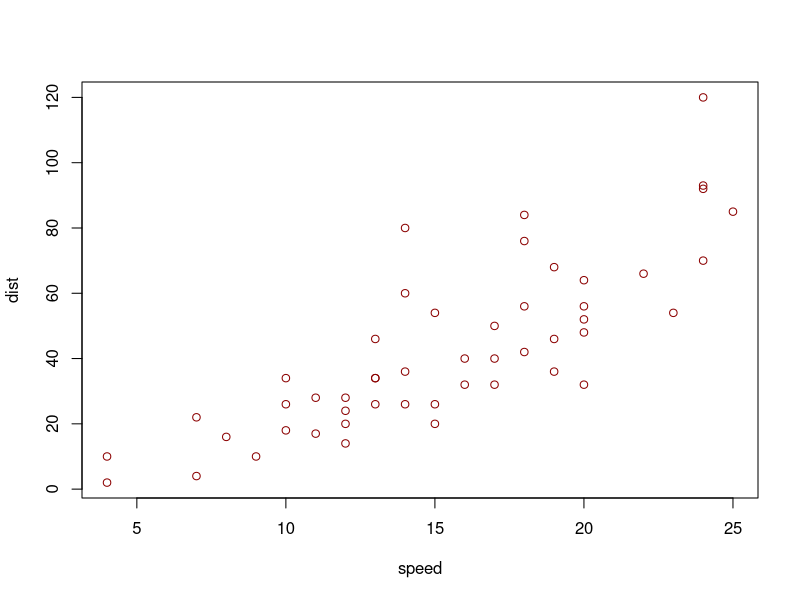
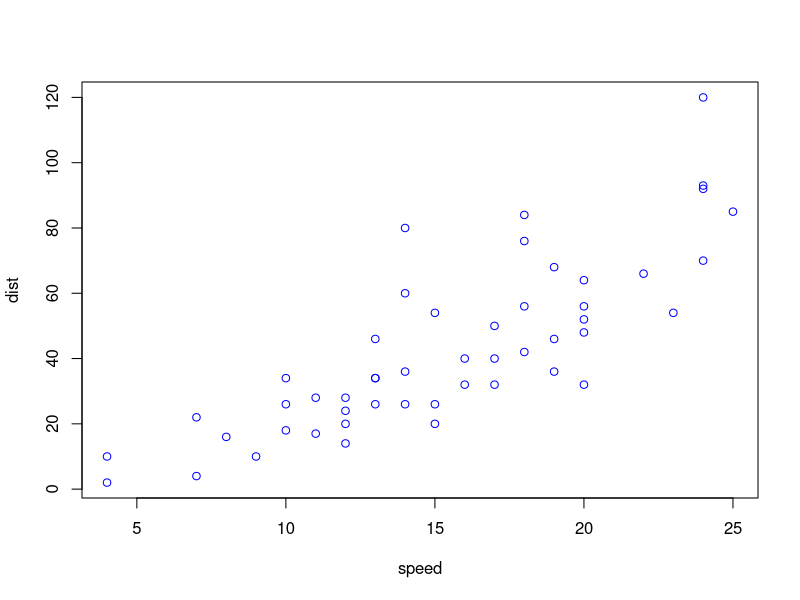

Source code (R) for these figures, in order:
# + oper ####
1+1
1+2
1+3
1+4

# - oper ####
1-1
1-2
1-3
1-4

data() # 내장데이터셋
str(Titanic) # 데이터셋구조

plot(cars, col = 'darkred')
plot(cars, col = 'blue')


3+10
10*(5*10)
i<-10 # i에 대입
print(i)


class(i) # 자료형
getwd() # 현재경로
setwd(getwd()) # C:/ 이렇게 지정하면 워킹 디렉토리
dir()

install.packages()# 사용기능한 패키지명
install.packages("ggplot2")
library("ggplot2")
remove.packages("패키지명")
search()

a<-1
b<-1

ls() # 객체(변수)나열

Sys.Date()
Sys.time()

?print()
help("print")
example("print")

q()
